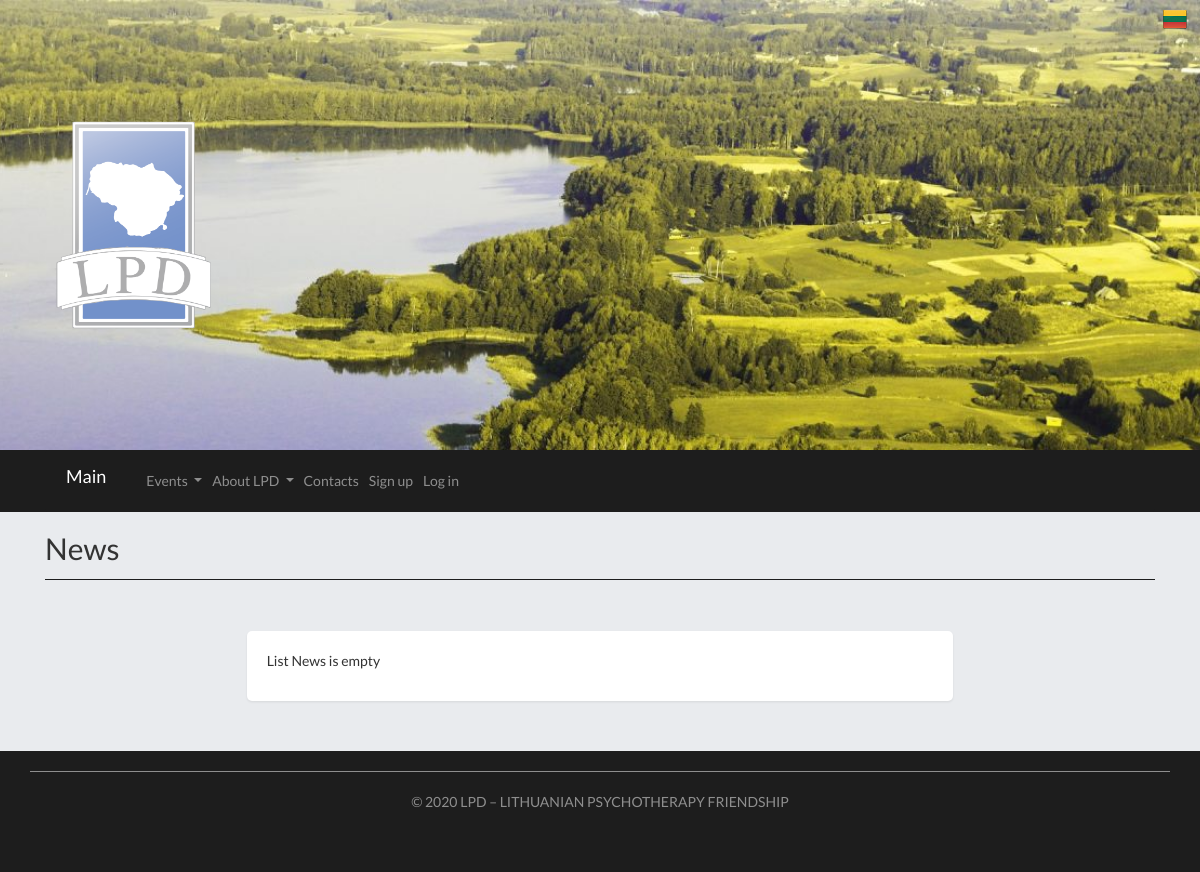
The page /Naujienos/ on the database as committed earlier.
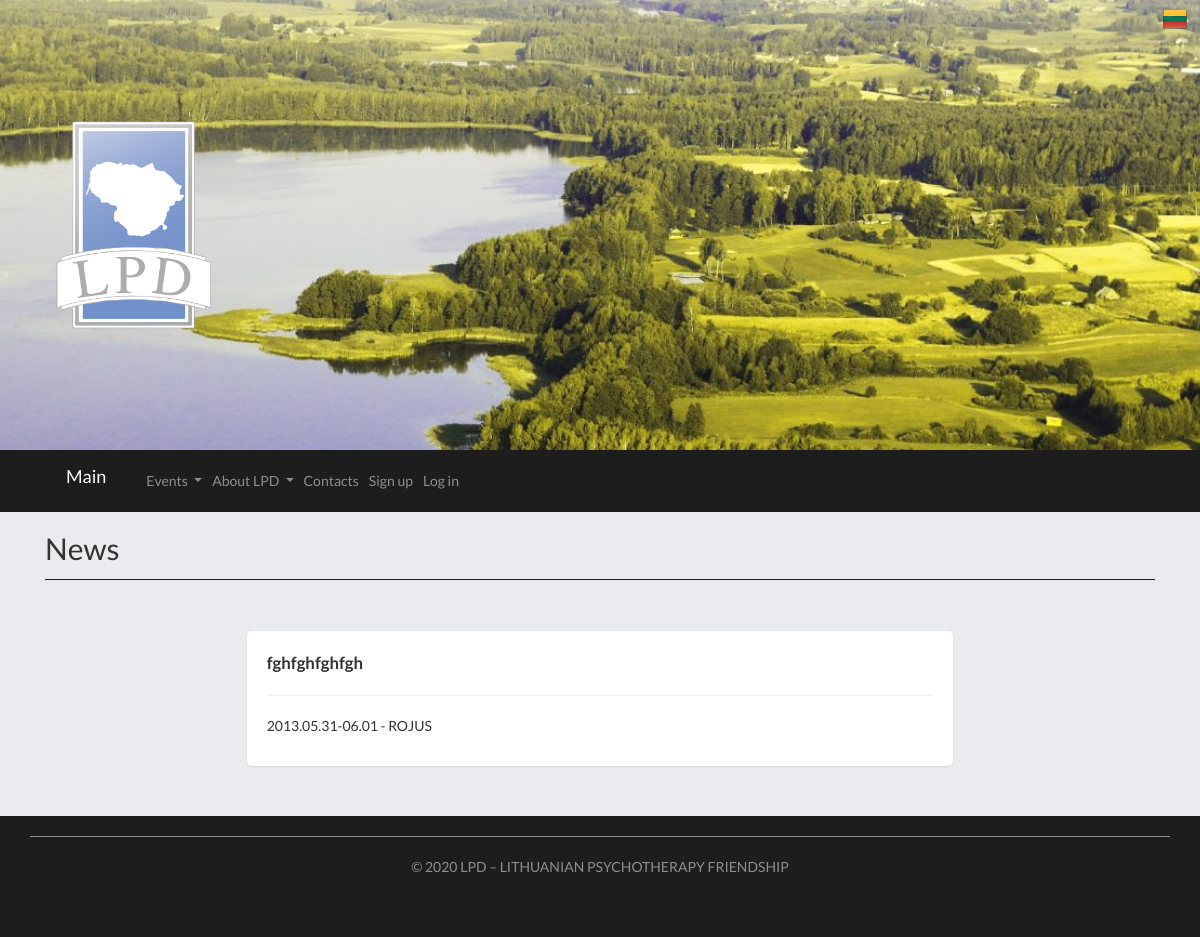
The same page on the database as committed later.
### main.py (models this page shows)
class News(db.Model):
	id = db.Column(db.Integer, primary_key=True)
	date_created = db.Column(db.DateTime, default=datetime.utcnow)
	title = db.Column(db.String(4000), default="")
	title_en = db.Column(db.String(4000), default="")
	date = db.Column(db.String(4000), default="")
	location = db.Column(db.String(4000), default="")

### main.py (the view)
@app.route("/Naujienos/", methods=["GET", "POST"])
def news():
	news_ = list(reversed(News.query.order_by(News.date_created).all()))
	return render_template("Naujienos.html",news = news_ , current_user=current_user())

### main.py (called while the page is built)
def guest_user():
	current_user = User()
	current_user.name=""
	current_user.surname="Svecias"
	current_user.email="gg@gg.gg"
	current_user.lvl=0
	current_user.id=-1
	current_user.lang = "LT"
	return current_user

def current_user():
	email = request.cookies.get("current-user-email")
	current_user = User.query.filter_by(email=email).first()
	if current_user == None:
		current_user = guest_user()
	current_user.lang = request.cookies.get("current-user-lang")
	return current_user

### templates/Naujienos.html (shortened to what this page needs)
{% extends "base.html" %}
{% block page%}
<h2> {% if current_user.lang == "LT" %} Naujienos {% else %} News {% endif %}</h2>
<hr class="my_hr">
	<div class= "empty_page">
		<div class = "row justify-content-md-center card_">
			{% if news|length == 0%}
				<div class = "col-md-8 page shadow-sm card_">
					{% if current_user.lang == "LT" %} <p> Naujienų sąrašas tuščias</p> {% else %} <p> List News is empty</p> {% endif %}
				</div>
			{% else %}
				{% for new in news %}
					{% if new.title|length > 0%}
						<div class = "col-md-8 page shadow-sm card_">
							<b><big>{% if current_user.lang == "LT" %} {{new.title}} {% else %} {{new.title_en}} {% endif %}</big></b><hr>
							<p>{{new.date}} - {{new.location}}
							</p>
						</div>
					{% endif %}
				{% endfor %}
			{% endif %}
		</div>
	</div>
{% endblock %}

Rows that differ between the two databases and show on the page:
added News: title_en "fghfghfghfgh", date "2013.05.31-06.01", location "ROJUS"
Other text that changed with them:
text no longer shown: "List News is empty"
